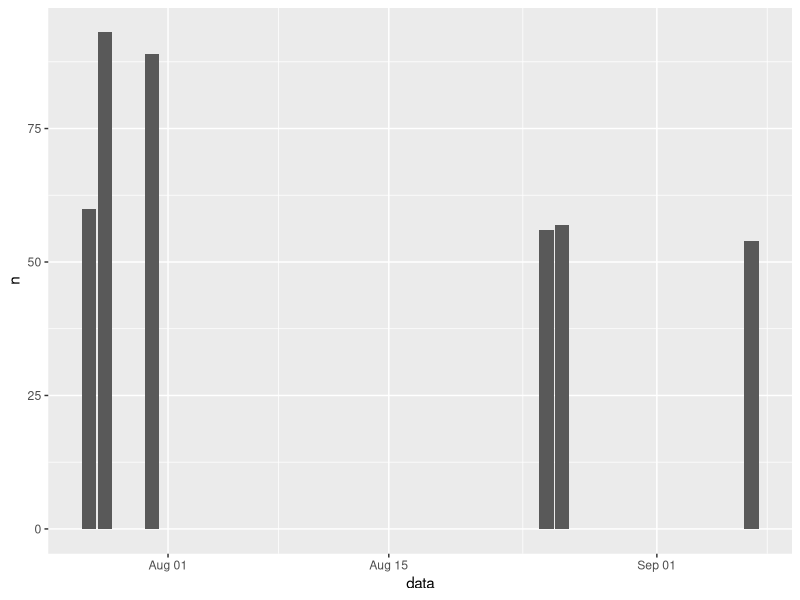

Source code (R): (Note: this script raises an error after producing the figure.)
### DIRETÓRIO ###
setwd('C:/Users/marin/Documents/Mestrado/Campos/Piloto')
library(readxl)
library(viridis)
library(dplyr)
library(ggplot2)
#install.packages('esquisser') #atualizar versão do R
#library(esquisser)


### PRAINHA ###
prainha <- read_excel('Set2022_Pra.xlsx',
                      sheet = 'Planilha1') #chamando dataframe

prainha$data <- as.Date(prainha$data, format = "%d_%m_%Y") #transformando data em data
str(prainha$data)
prainha$ID <- as.character(prainha$ID) #transformando ID em caracter
str(prainha$ID)

#Renomear colunas
names(prainha) <- c('ID', 'cor', 'data', 'tamanho_mm')

prainha$tamanho_mm <- as.numeric(prainha$tamanho_mm) #transformando tamanho em numérico
str(prainha$tamanho_mm)

#Marcação e Recaptura
freq_data<- count(prainha, data) #contando frequência das datas

freq_data %>%
  ggplot(aes(x=data, y=n)) + 
  geom_bar(stat = "identity") #plotando gráfico de barra com o número de capturados por dia
#data bugada

#Tamanho ao longo do tempo
total<- prainha %>%
  filter(!prainha$cor %in% "vermelho",
         !tamanho_mm %in% NA,
         data != '2022-08-26', data > '2022-08-01') %>% 
  ggplot(aes(x=as.factor(data), y=tamanho_mm)) +
  geom_boxplot() +
  ggtitle("a) todas as classes de tamanho")+
  xlab("campanha")+
  ylab("tamanho (mm)")+
  # geom_point(size = 1) +
  # geom_path(aes(group = ID), color="gray79") +
  stat_summary(fun=mean, geom="line", color="dodgerblue3", aes(group=1), size=1) +
  theme_classic()

men14<- prainha %>%
  filter(!prainha$cor %in% "vermelho",
         !tamanho_mm %in% NA,
         data != '2022-08-26', data > '2022-08-01',
         tamanho_mm < 14) %>% 
  ggplot(aes(x=as.factor(data), y=tamanho_mm)) +
  geom_boxplot() +
  ggtitle("b) menores do que 14mm")+
  xlab("campanha")+
  ylab("tamanho (mm)")+
  # geom_point(size = 1) +
  # geom_path(aes(group = ID), color="gray79") +
  stat_summary(fun=mean, geom="line", color="dodgerblue3", aes(group=1), size=1) +
  theme_classic()

mais14<- prainha %>%
  filter(!prainha$cor %in% "vermelho",
         !tamanho_mm %in% NA,
         data != '2022-08-26', data > '2022-08-01',
         tamanho_mm >= 14) %>% 
  ggplot(aes(x=as.factor(data), y=tamanho_mm)) +
  geom_boxplot() +
  ggtitle("c) maiores ou igual a 14mm")+
  xlab("campanha")+
  ylab("tamanho (mm)")+
  # geom_point(size = 1) +
  # geom_path(aes(group = ID), color="gray79") +
  stat_summary(fun=mean, geom="line", color="dodgerblue3", aes(group=1), size=1) +
  theme_classic()

total + men14 + mais14

prainha %>%
  filter(!prainha$cor %in% "vermelho",
         !prainha$data %in% c("2022_07_27", "2022_07_28"),
         !tamanho_mm %in% NA,
         tamanho_mm < 14) %>% 
  ggplot(aes(x=data, y=tamanho_mm)) +
  ggtitle("Crescimento dos indiv?duos de Lottia subrugosa")+
  xlab("campanha")+
  ylab("tamanho (mm)")+
  geom_point(size = 1) +
  geom_path(aes(group = ID), color="gray79") +
  stat_summary(fun=mean, geom="line", color="dodgerblue3", aes(group=1), size=1) +
  theme_classic()

prainha %>%  #queria filtrar pelas duas ultimas datas, mas não to sabendo mexer com data em posicxt
  filter(!prainha$cor %in% "vermelho",
         !tamanho_mm %in% NA,
         tamanho_mm > 14) %>%
  ggplot( aes(x=ID, y=tamanho_mm)) +
  geom_boxplot() +
  scale_fill_viridis(discrete = TRUE, alpha=0.6) +
  geom_jitter(color="black", size=0.4, alpha=0.9) +
  #theme_ipsum() +
  theme(axis.text.x = element_text(angle = 90, vjust = 1, hjust = 0.5))

prainha %>% 
  select(-cor) %>% 
  filter(!is.na(tamanho_mm),
         data > "2022-08-25") %>%
  arrange(data, ID) %>% 
  mutate(diff_row = tamanho_mm - lag(tamanho_mm))


prainha %>% 
  select(-cor) %>% 
  filter(!is.na(tamanho_mm)) %>%
  arrange(ID, data) %>%
  group_by(ID) %>%
  filter(n()>=2,
         data > "2022-08-01") %>% 
  mutate(diff_row = tamanho_mm - lag(tamanho_mm)) %>% 
  data.frame() %>% 
  mutate(diff = ifelse(diff_row > 0, "cresceu", 
                       ifelse(diff_row < 0, "encolheu", NA))) %>% 
  group_by(diff) %>% 
  summarise(med_dif = mean(diff_row),
            sd_dif = sd(diff_row),
            N = n_distinct(diff_row))

# DIFFERENCE BETWEEN VISIT BY PATIENT ------------------------------------- 
prainha %>% 
  select(-cor) %>% 
  filter(!is.na(tamanho_mm),
         data > "2022-08-01") %>%
  arrange(ID, data) %>%
  group_by(ID) %>%
  filter(n()>=2) %>% 
  mutate(diffDate = difftime(data, lag(data,1)) / 86400) %>% 
  ungroup()


### PRAIA GRANDE ###
pg <- read_excel('Set2022_PG.xlsx',
                      sheet = 'Planilha1') #chamando dataframe

pg$data <- as.Date(pg$data, format = "%d_%m_%Y") #transformando data em data
str(pg$data)
pg$ID <- as.character(pg$ID) #transformando ID em caracter
str(pg$ID)
pg$tamanho_mm <- as.numeric(pg$tamanho_mm) #transformando tamanho em numérico
str(pg$tamanho_mm)

#Marcação e Recaptura
freq_data_pg <- count(pg, data) #contando frequência das datas

freq_data_pg %>%
  ggplot(aes(x=data, y=n)) + 
  geom_bar(stat = "identity") #plotando gráfico de barra com o número de capturados por dia
#data bugada

